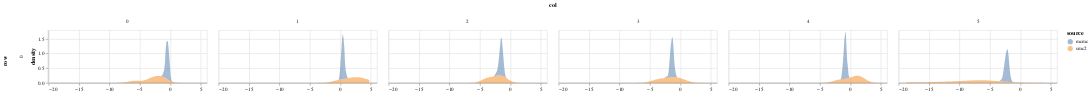

Notebook cell for this chart:
### Code cell
param = 'alpha'
df = get_post_df(ps_mcmc[param]) 
df['source'] = 'mcmc'


df3 = get_post_df(ps_smc2[param]) 
df3['source'] = 'smc2'

plot_density(pd.concat([df, df3]), height=100)

### Figure 1 — Vega-Lite specification as saved in the notebook (floating-point values rounded to 4 significant figures; data arrays with more than 128 entries replaced by an {"elided": "..."} marker saying what was removed)
{"config": {"view": {"continuousWidth": 400, "continuousHeight": 300}}, "data": {"name": "data-a18625556cd2b5d95a931ea22ec66d3f"}, "mark": {"type": "area", "opacity": 0.5}, "encoding": {"color": {"type": "nominal", "field": "source"}, "column": {"type": "quantitative", "field": "col"}, "row": {"type": "quantitative", "field": "row"}, "x": {"type": "quantitative", "field": "value", "title": null}, "y": {"type": "quantitative", "field": "density"}}, "height": 100, "resolve": {"scale": {"x": "independent"}}, "transform": [{"fold": ["value"]}, {"density": "value", "groupby": ["cn", "row", "col", "source"]}], "width": 300, "$schema": "https://vega.github.io/schema/vega-lite/v4.8.1.json", "datasets": {"data-a18625556cd2b5d95a931ea22ec66d3f": {"elided": "660 records"}}}
